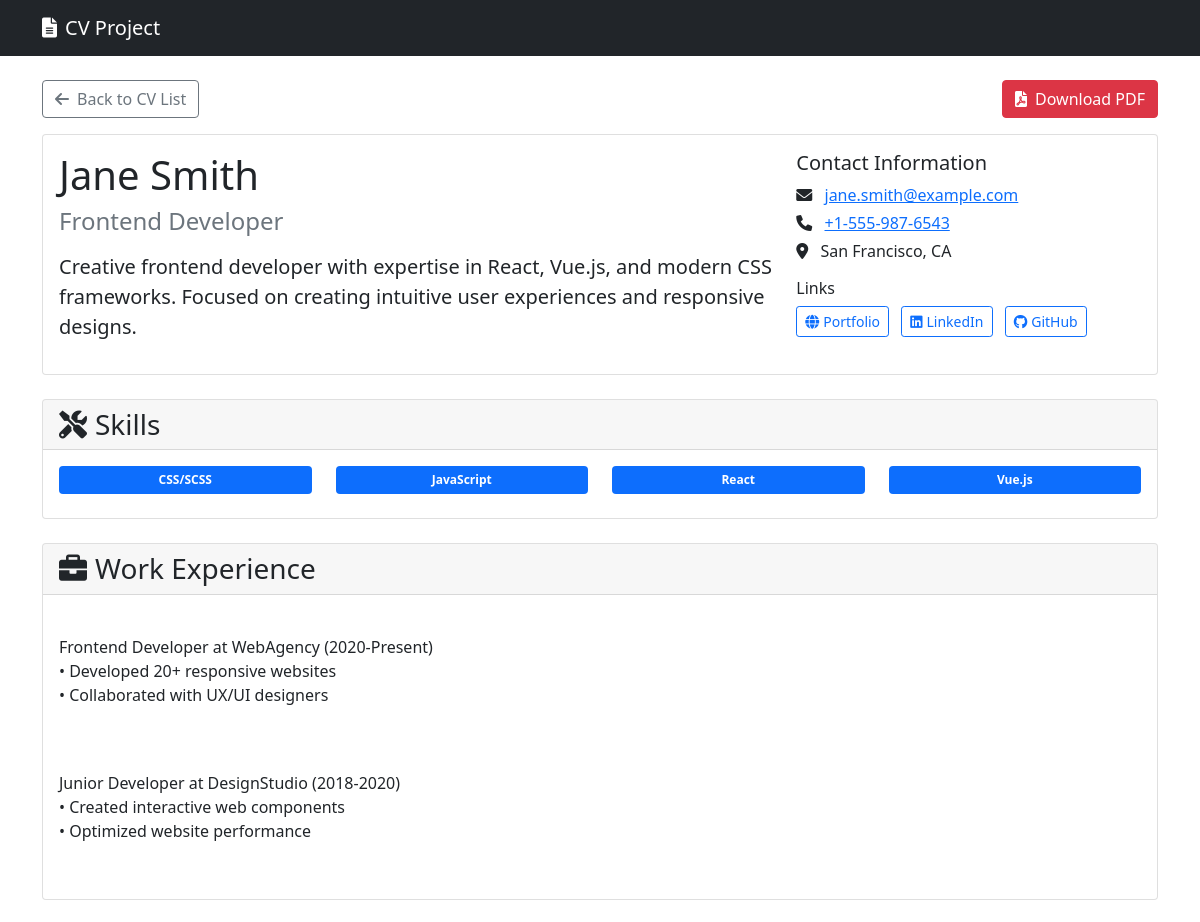
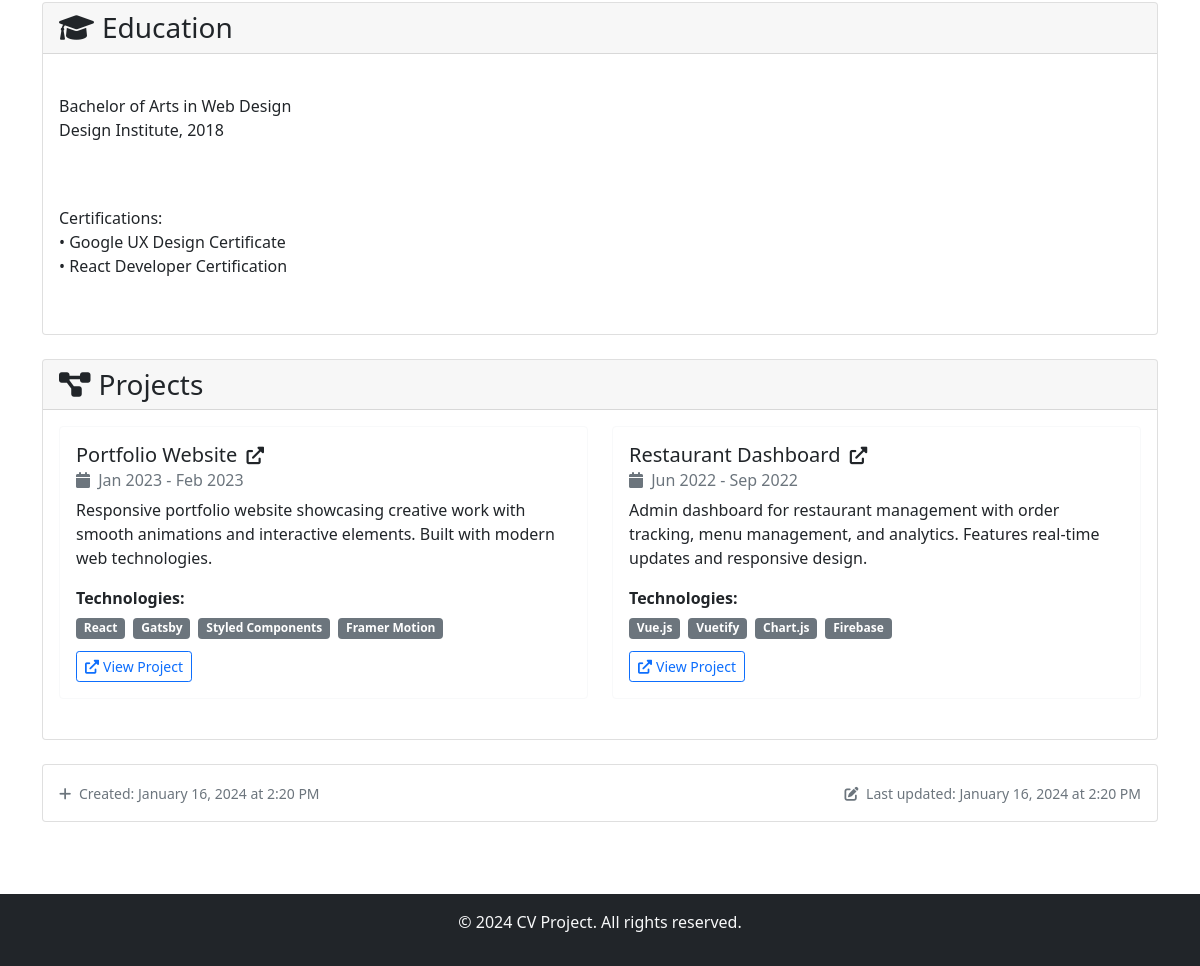
/cv/2/, run on the app's committed database (2 pictures, top to bottom).
### main/models.py (models this page shows, shortened)
class CV(models.Model):
    first_name = models.CharField(max_length=100, verbose_name="First Name")
    last_name = models.CharField(max_length=100, verbose_name="Last Name")
    email = models.EmailField(verbose_name="Email Address", unique=True)
    phone = models.CharField(max_length=20, blank=True, verbose_name="Phone Number")
    location = models.CharField(max_length=200, blank=True, verbose_name="Location")
    title = models.CharField(max_length=200, verbose_name="Professional Title")
    bio = models.TextField(verbose_name="Professional Summary")
    experience = models.TextField(
        verbose_name="Work Experience", help_text="Describe your work experience"
    )
    education = models.TextField(
        verbose_name="Education", help_text="Your educational background"
    )
    skills = models.ManyToManyField(
        "Skill", blank=True, related_name="cv_skills", verbose_name="Skills"
    )
    portfolio_url = models.URLField(blank=True, verbose_name="Portfolio URL")
    linkedin_url = models.URLField(blank=True, verbose_name="LinkedIn URL")
    github_url = models.URLField(blank=True, verbose_name="GitHub URL")
    created_at = models.DateTimeField(auto_now_add=True)
    updated_at = models.DateTimeField(auto_now=True)
    class Meta:
        verbose_name = "CV"
        verbose_name_plural = "CVs"
        ordering = ["-updated_at"]
    @property
    def full_name(self):
        return f"{self.first_name} {self.last_name}"

class Skill(models.Model):
    name = models.CharField(unique=True, max_length=100, verbose_name="Skill Name")
    class Meta:
        ordering = ["name"]

class Project(models.Model):
    cv = models.ForeignKey(CV, on_delete=models.CASCADE, related_name="project_set")
    title = models.CharField(max_length=200, verbose_name="Project Title")
    description = models.TextField(verbose_name="Project Description")
    technologies = models.CharField(max_length=300, verbose_name="Technologies Used")
    url = models.URLField(blank=True, verbose_name="Project URL")
    start_date = models.DateField(blank=True, null=True, verbose_name="Start Date")
    end_date = models.DateField(blank=True, null=True, verbose_name="End Date")
    class Meta:
        ordering = ["-start_date"]

### main/views.py (the view)
# urls.py: path("cv/<int:pk>/", views.CVDetailView.as_view(), name="cv_detail"),
class CVDetailView(DetailView):
    model = CV
    template_name = "main/cv_detail.html"
    context_object_name = "cv"
    def get_queryset(self):
        return CV.objects.prefetch_related("skills", "project_set")

### main/templatetags/cv_extras.py (called while the page is built)
@register.filter
def split(value, delimiter):
    if value:
        return value.split(delimiter)
    return []

@register.filter
def strip(value):
    if value:
        return value.strip()
    return value

### main/templates/main/cv_detail.html (shortened to what this page needs)
{% extends 'main/base.html' %}
{% load cv_extras %}
{% block content %}
<div class="row">
    <div class="col-12">
        <div class="mb-3 d-flex justify-content-between align-items-center">
            <a href="{% url 'main:cv_list' %}" class="btn btn-outline-secondary">
                <i class="fas fa-arrow-left me-2"></i>Back to CV List
            </a>
            <a href="{% url 'main:cv_pdf_download' cv.pk %}" class="btn btn-danger" target="_blank">
                <i class="fas fa-file-pdf me-2"></i>Download PDF
            </a>
        </div>
        <div class="card mb-4">
            <div class="card-body">
                <div class="row">
                    <div class="col-md-8">
                        <h1 class="card-title mb-2">{{ cv.full_name }}</h1>
                        <h4 class="text-muted mb-3">{{ cv.title }}</h4>
                        <p class="lead">{{ cv.bio }}</p>
                    </div>
                    <div class="col-md-4">
                        <div class="contact-info">
                            <h5>Contact Information</h5>
                            <p class="mb-1">
                                <i class="fas fa-envelope me-2"></i>
                                <a href="mailto:{{ cv.email }}">{{ cv.email }}</a>
                            </p>
                            {% if cv.phone %}
                                <p class="mb-1">
                                    <i class="fas fa-phone me-2"></i>
                                    <a href="tel:{{ cv.phone }}">{{ cv.phone }}</a>
                                </p>
                            {% endif %}
                            {% if cv.location %}
                                <p class="mb-1">
                                    <i class="fas fa-map-marker-alt me-2"></i>
                                    {{ cv.location }}
                                </p>
                            {% endif %}
                            {% if cv.portfolio_url or cv.linkedin_url or cv.github_url %}
                                <div class="mt-3">
                                    <h6>Links</h6>
                                    {% if cv.portfolio_url %}
                                        <a href="{{ cv.portfolio_url }}" target="_blank" class="btn btn-outline-primary btn-sm me-2 mb-1">
                                            <i class="fas fa-globe me-1"></i>Portfolio
                                        </a>
                                    {% endif %}
                                    {% if cv.linkedin_url %}
                                        <a href="{{ cv.linkedin_url }}" target="_blank" class="btn btn-outline-primary btn-sm me-2 mb-1">
                                            <i class="fab fa-linkedin me-1"></i>LinkedIn
                                        </a>
                                    {% endif %}
                                    {% if cv.github_url %}
                                        <a href="{{ cv.github_url }}" target="_blank" class="btn btn-outline-primary btn-sm me-2 mb-1">
                                            <i class="fab fa-github me-1"></i>GitHub
                                        </a>
                                    {% endif %}
                                </div>
                            {% endif %}
                        </div>
                    </div>
                </div>
            </div>
        </div>
        {% if cv.skills.exists %}
            <div class="card mb-4">
                <div class="card-header">
                    <h3 class="card-title mb-0">
                        <i class="fas fa-tools me-2"></i>Skills
                    </h3>
                </div>
                <div class="card-body">
                    <div class="row">
                        {% for skill in cv.skills.all %}
                            <div class="col-md-3 col-sm-4 col-6 mb-2">
                                <span class="badge bg-primary p-2 w-100">{{ skill.name }}</span>
                            </div>
                        {% endfor %}
                    </div>
                </div>
            </div>
        {% endif %}
        {% if cv.experience %}
            <div class="card mb-4">
                <div class="card-header">
                    <h3 class="card-title mb-0">
                        <i class="fas fa-briefcase me-2"></i>Work Experience
                    </h3>
                </div>
                <div class="card-body">
                    <div class="experience-content">
                        {{ cv.experience|linebreaks }}
                    </div>
                </div>
            </div>
        {% endif %}
        {% if cv.education %}
            <div class="card mb-4">
                <div class="card-header">
                    <h3 class="card-title mb-0">
                        <i class="fas fa-graduation-cap me-2"></i>Education
                    </h3>
                </div>
                <div class="card-body">
                    <div class="education-content">
                        {{ cv.education|linebreaks }}
                    </div>
                </div>
            </div>
        {% endif %}
        {% if cv.project_set.exists %}
            <div class="card mb-4">
                <div class="card-header">
                    <h3 class="card-title mb-0">
                        <i class="fas fa-project-diagram me-2"></i>Projects
                    </h3>
                </div>
                <div class="card-body">
                    <div class="row">
                        {% for project in cv.project_set.all %}
                            <div class="col-md-6 mb-4">
                                <div class="card h-100 border-light">
                                    <div class="card-body">
                                        <h5 class="card-title">
                                            {% if project.url %}
                                                <a href="{{ project.url }}" target="_blank" class="text-decoration-none">
                                                    {{ project.title }}
                                                    <i class="fas fa-external-link-alt ms-1 small"></i>
                                                </a>
                                            {% else %}
                                                {{ project.title }}
                                            {% endif %}
                                        </h5>
                                        {% if project.start_date or project.end_date %}
                                            <h6 class="card-subtitle mb-2 text-muted">
                                                <i class="fas fa-calendar me-1"></i>
                                                {% if project.start_date %}{{ project.start_date|date:"M Y" }}{% endif %}
                                                {% if project.end_date %}
                                                    - {{ project.end_date|date:"M Y" }}
                                                {% elif project.start_date %}
                                                    - Present
                                                {% endif %}
                                            </h6>
                                        {% endif %}
                                        <p class="card-text">{{ project.description }}</p>
                                        {% if project.technologies %}
                                            <div class="mb-2">
                                                <strong>Technologies:</strong>
                                                <div class="mt-1">
                                                    {% for tech in project.technologies|split:", " %}
                                                        <span class="badge bg-secondary me-1 mb-1">{{ tech|strip }}</span>
                                                    {% endfor %}
                                                </div>
                                            </div>
                                        {% endif %}
                                        {% if project.url %}
                                            <a href="{{ project.url }}" target="_blank" class="btn btn-outline-primary btn-sm">
                                                <i class="fas fa-external-link-alt me-1"></i>View Project
                                            </a>
                                        {% endif %}
                                    </div>
                                </div>
                            </div>
                        {% endfor %}
                    </div>
                </div>
            </div>
        {% endif %}
        <div class="card mb-4">
            <div class="card-body">
                <div class="row text-muted">
                    <div class="col-md-6">
                        <small>
                            <i class="fas fa-plus me-1"></i>
                            Created: {{ cv.created_at|date:"F d, Y \a\t g:i A" }}
                        </small>
                    </div>
                    <div class="col-md-6 text-md-end">
                        <small>
                            <i class="fas fa-edit me-1"></i>
                            Last updated: {{ cv.updated_at|date:"F d, Y \a\t g:i A" }}
                        </small>
                    </div>
                </div>
            </div>
        </div>
    </div>
</div>
{% endblock %}

### main/templates/main/cv_detail.html (style rules this page uses)
.contact-info p { margin-bottom: 0.5rem; }
.experience-content, .education-content { white-space: pre-line; }
.card-title a { color: inherit; }
.badge { font-size: 0.75em; }

### data on the page
CV: full_name "Jane Smith", title "Frontend Developer", bio "Creative frontend developer with expertise in React, Vue.js, and modern CSS frameworks. Focused on creating intuitive user experiences and responsive designs.", email "jane.smith@example.com", phone "+1-555-987-6543", location "San Francisco, CA", experience "Frontend Developer at WebAgency (2020-Present) • Developed 20+ responsive websites • Collaborated with UX/UI designers Junior Developer at DesignStudio (2018-2020) • Created interactive web components • Optimized website performance", education "Bachelor of Arts in Web Design Design Institute, 2018 Certifications: • Google UX Design Certificate • React Developer Certification", created_at "January 16, 2024 at 2:20 PM", updated_at "January 16, 2024 at 2:20 PM"
Skill: name "CSS/SCSS"
Skill: name "JavaScript"
Skill: name "React"
Skill: name "Vue.js"
Project: title "Portfolio Website", start_date "Jan 2023", end_date "Feb 2023", description "Responsive portfolio website showcasing creative work with smooth animations and interactive elements. Built with modern web technologies.", technologies "React" "Gatsby" "Styled Components" "Framer Motion"
Project: title "Restaurant Dashboard", start_date "Jun 2022", end_date "Sep 2022", description "Admin dashboard for restaurant management with order tracking, menu management, and analytics. Features real-time updates and responsive design.", technologies "Vue.js" "Vuetify" "Chart.js" "Firebase"
